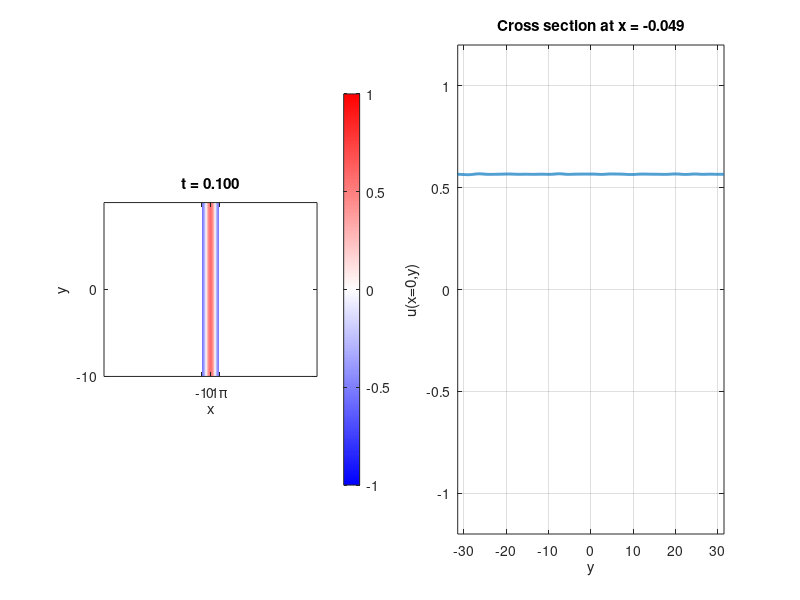

Recreate this plot in MATLAB. (Note: this script raises an error after producing the figure.)
function SH2D_ETDRK4()
    clc; clear; close all;

    %% Parameters
    t0 = 0.0;
    T  = 800.0;

    xscale = 1;
    yscale = 10;

    Lx = xscale*pi;
    Ly = yscale*pi;

    Nx = 2^7;
    Ny = 2^10;

    dx = 2*Lx/Nx;
    dy = 2*Ly/Ny;

    movie_dt = 10.0;

    mu = 0.25;
    k  = 0.95;

    %% Initial condition

    % spatial grid (needed for patterned base state)
    x = (-Nx/2:Nx/2-1)*dx;
    y = (-Ny/2:Ny/2-1)*dy;

    [X,Y] = ndgrid(x,y);

    kappa = k^2 - 1;

    up = sqrt((4/3)*(mu-kappa^2))*cos(k*X);

    sigma = 0.1;
    u0 = up + sigma*(rand(Nx,Ny)-0.5);

    u_hat = fft2(u0);

    %% discretization

    % time discretization
    dt = 0.1;
    t = t0:dt:T;

    %% Fourier wavenumbers

    kx = pi*[0:Nx/2-1 -Nx/2:-1]/Lx;
    ky = pi*[0:Ny/2-1 -Ny/2:-1]/Ly;

    [KX,KY] = ndgrid(kx,ky);

    % anisotropic SH operator
    k2 = k^2*KX.^2 + KY.^2;

    % Linear operator:
    %
    % u_t = -(1-k2)^2 u + mu*u - u^3
    %
    L_operator = -(1 - k2).^2 + mu;

    %% 2/3 dealiasing mask

    kx_max = max(abs(kx));
    ky_max = max(abs(ky));

    dealias_mask = ...
        (abs(KX) <= (2/3)*kx_max) & ...
        (abs(KY) <= (2/3)*ky_max);

    %% ETDRK4 setup

    E  = exp(dt*L_operator);
    E2 = exp(dt*L_operator/2);

    M = 16; % no. of points for complex means
    r = exp(1i*pi*((1:M)-0.5)/M); % roots of unity

    Lvec = L_operator(:);
    LR = dt*Lvec(:,ones(M,1)) + r(ones(numel(L_operator),1),:);

    Q  = dt*real(mean((exp(LR/2)-1)./LR,2));

    f1 = dt*real(mean((-4-LR + exp(LR).*(4-3*LR+LR.^2))./LR.^3 ,2));
    f2 = dt*real(mean((2+LR + exp(LR).*(-2+LR))./LR.^3 ,2));
    f3 = dt*real(mean((-4-3*LR-LR.^2 + exp(LR).*(4-LR))./LR.^3 ,2));

    Q  = reshape(Q ,Nx,Ny);
    f1 = reshape(f1,Nx,Ny);
    f2 = reshape(f2,Nx,Ny);
    f3 = reshape(f3,Nx,Ny);

    clear LR Lvec

    %% Plot setup

    figure('Position',[100 100 1800 600])

    %% first plot: solution
    subplot(1,2,1)

    u = real(ifft2(u_hat));
    im = imagesc(x,y,u');

    axis equal tight
    set(gca,'YDir','normal')

    colormap(seismic_colormap())
    colorbar
    caxis([-1 1])

    title(sprintf('t = %.3f',t0))

    xticks([-xscale*pi 0 xscale*pi])
    xticklabels({['-' num2str(xscale)],'0',[num2str(xscale) '\pi']})

    yticks([-yscale*pi 0 yscale*pi])
    yticklabels({['-' num2str(yscale)],'0',[num2str(yscale) '\pi']})

    xlabel('x')
    ylabel('y')

    %% second plot: cross section
    subplot(1,2,2)
    xh = round(Nx/2);
    hline = plot(y,u(xh,:),'LineWidth',2);

    xlabel('y')
    ylabel('u(x=0,y)')
    grid on

    ylim([-1.2 1.2])
    xlim([-Ly Ly])

    drawnow

    %% Data storage

    ycross = y;
    ucross = u(xh,:);

    %% GIF setup
    save_gif = true;
    gif_filename = sprintf('Swift_Hohenberg/simulations/SH_ETDRK4_mu=%.2f_k=%.2f.gif',mu,k);
    frame_count = 1;
    next_movie_time = t0;

    %% Time loop

    for n = 1:length(t)-1
        % ETDRK4
        Nu = -u.^3;
        Nu_hat = dealias_mask .* fft2(Nu);

        a_hat = E2.*u_hat + Q.*Nu_hat;
        a = real(ifft2(a_hat));
        Na_hat = dealias_mask .* fft2(-a.^3);

        b_hat = E2.*u_hat + Q.*Na_hat;
        b = real(ifft2(b_hat));
        Nb_hat = dealias_mask .* fft2(-b.^3);

        c_hat = E2.*a_hat + Q.*(2*Nb_hat - Nu_hat);
        c = real(ifft2(c_hat));
        Nc_hat = dealias_mask .* fft2(-c.^3);

        u_hat = E.*u_hat + f1.*Nu_hat + 2*f2.*(Na_hat + Nb_hat) + f3.*Nc_hat;

        % -----------------

        u = real(ifft2(u_hat));

        ucross(end+1,:) = u(xh,:);

        if (t(n+1) >= next_movie_time) || (n+1 == length(t))

            next_movie_time = next_movie_time + movie_dt;

            subplot(1,2,1)

            set(im,'CData',u')

            title(sprintf('t = %.3f',t(n+1)))

            subplot(1,2,2)

            set(hline,...
                'XData',y,...
                'YData',u(xh,:))

            title(sprintf('Cross section at x = %.3f',x(xh)))

            drawnow

            if save_gif

                frame = getframe(gcf);
                img = frame2im(frame);

                [A,map] = rgb2ind(img,256);

                if frame_count == 1

                    imwrite(A,map,gif_filename,...
                        'gif',...
                        'LoopCount',Inf,...
                        'DelayTime',0.05);

                else

                    imwrite(A,map,gif_filename,...
                        'gif',...
                        'WriteMode','append',...
                        'DelayTime',0.05);

                end

                frame_count = frame_count + 1;

            end
        end
    end

    %% Save data

    save(sprintf('Swift_hohenberg/simulations/SH_mu=%.2f_k=%.2f.mat',mu,k),...
        'mu','k','Nx','Ny','Lx','Ly',...
        'dt','T','ycross','ucross')

    disp(['GIF saved to: ', gif_filename])

end


%% Seismic colormap
function cmap = seismic_colormap()

    n = 256;

    r = [(0:n/2-1)/(n/2), ones(1,n/2)];
    g = [(0:n/2-1)/(n/2), (n/2-1:-1:0)/(n/2)];
    b = [ones(1,n/2), (n/2-1:-1:0)/(n/2)];

    cmap = [r(:),g(:),b(:)];

end
